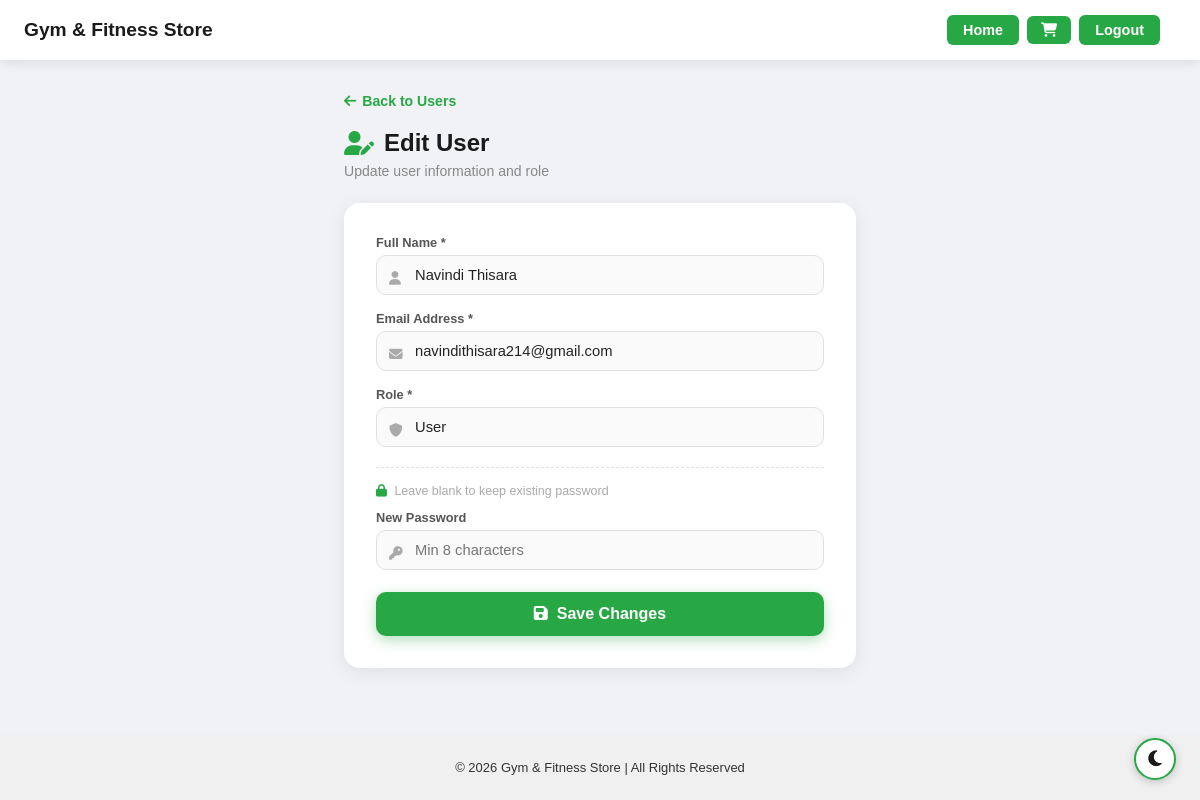
Page /admin/edit_user.php?id=2 (signed in) on the committed database.
### tables this page shows
CREATE TABLE `users` (
  `id` int(11) NOT NULL,
  `name` varchar(100) NOT NULL,
  `email` varchar(100) NOT NULL,
  `password` varchar(255) NOT NULL,
  `role` enum('user','admin') DEFAULT 'user'
);

### admin/edit_user.php (the view, shortened to what this page needs)
<?php
include("../config/db.php");
$id = intval($_GET['id'] ?? 0);
$user = $conn->query("SELECT * FROM users WHERE id=$id")->fetch_assoc();
?>
<!DOCTYPE html><html lang="en"><head><meta charset="UTF-8"><meta name="viewport" content="width=device-width, initial-scale=1.0">
<link rel="stylesheet" href="../assets/style.css">
<link rel="stylesheet" href="https://cdnjs.cloudflare.com/ajax/libs/font-awesome/6.5.1/css/all.min.css">
</head><body class="light-mode">
<?php include("../includes/header.php"); ?>
<div class="admin-wrap">
    <a href="users.php" class="back-link"><i class="fa-solid fa-arrow-left"></i> Back to Users</a>
    <h2 class="page-title"><i class="fa-solid fa-user-pen"></i> Edit User</h2>
    <p class="page-sub">Update user information and role</p>
    <div class="form-card">
        <form method="POST" autocomplete="off">
            <div class="input-group"><label>Full Name *</label><i class="fa-solid fa-user field-icon"></i><input type="text" name="name" value="<?= htmlspecialchars($user['name']) ?>" required></div>
            <div class="input-group"><label>Email Address *</label><i class="fa-solid fa-envelope field-icon"></i><input type="email" name="email" value="<?= htmlspecialchars($user['email']) ?>" required></div>
            <div class="input-group"><label>Role *</label><i class="fa-solid fa-shield field-icon"></i>
                <select name="role">
                    <option value="user"  <?= $user['role']==='user' ?'selected':'' ?>>User</option>
                </select>
            </div>
            <hr class="section-divider">
            <p class="optional-label"><i class="fa-solid fa-lock" style="color:#28a745;margin-right:4px;"></i> Leave blank to keep existing password</p>
            <div class="input-group"><label>New Password</label><i class="fa-solid fa-key field-icon"></i><input type="password" name="new_password" placeholder="Min 8 characters"></div>
            <button type="submit" class="btn-submit"><i class="fa-solid fa-floppy-disk"></i> &nbsp;Save Changes</button>
        </form>
    </div>
</div>
<div class="mode-toggle-container"><button id="mode-toggle"><i class="fa-solid fa-moon"></i></button></div>
<?php include("../includes/footer.php"); ?>
</body></html>

### assets/style.css (style rules this page uses)
body, html { margin:0; padding:0; font-family: Arial, sans-serif; transition: background 0.3s, color 0.3s; }
a { text-decoration:none; }
button { cursor:pointer; }
body.light-mode { background:#f4f4f4; color:#222; }

### admin/edit_user.php (style rules this page uses)
*,*::before,*::after { box-sizing:border-box; }
body { margin:0;min-height:100vh;display:flex;flex-direction:column;font-family:'Arial',sans-serif;transition:background 0.3s,color 0.3s; }
body.light-mode { background:#f0f2f5;color:#222; }
.admin-wrap { flex:1;max-width:560px;margin:0 auto;width:100%;padding:32px 24px 60px; }
.page-title { font-size:1.5rem;font-weight:700;margin:0 0 6px;color:#1a1a1a;display:flex;align-items:center;gap:10px; }
.page-title i { color:#28a745; }
.page-sub { color:#888;font-size:0.88rem;margin:0 0 24px; }
.back-link { display:inline-flex;align-items:center;gap:6px;color:#28a745;text-decoration:none;font-size:0.88rem;font-weight:600;margin-bottom:20px; }
.form-card { background:#fff;border-radius:16px;box-shadow:0 4px 20px rgba(0,0,0,0.08);padding:32px; }
.input-group { position:relative;margin-bottom:16px; }
.input-group label { display:block;font-size:0.8rem;font-weight:600;color:#555;margin-bottom:5px; }
.input-group input,.input-group select { width:100%;padding:11px 14px 11px 38px;border:1.5px solid #e0e0e0;border-radius:10px;font-size:0.92rem;background:#fafafa;color:#222;outline:none;transition:border-color 0.2s,box-shadow 0.2s; }
.input-group select { appearance:none;cursor:pointer; }
.section-divider { border:none;border-top:1.5px dashed #e0e0e0;margin:20px 0 16px; }
.optional-label { font-size:0.78rem;color:#aaa;margin-bottom:12px; }
.btn-submit { width:100%;padding:13px;background:#28a745;color:#fff;border:none;border-radius:10px;font-size:1rem;font-weight:700;cursor:pointer;transition:background 0.3s,transform 0.15s;box-shadow:0 4px 14px rgba(40,167,69,0.35);margin-top:6px; }
.mode-toggle-container { position:fixed;bottom:20px;right:24px;z-index:999; }
#mode-toggle { font-size:18px;width:42px;height:42px;border-radius:50%;border:2px solid #28a745;background:#fff;color:#1a1a1a;cursor:pointer;display:flex;align-items:center;justify-content:center;transition:background 0.3s,color 0.3s,border-color 0.3s;box-shadow:0 2px 8px rgba(0,0,0,0.2); }

### rows in the picture
users: name "Navindi Thisara", email "navindithisara214@gmail.com", role "User"
